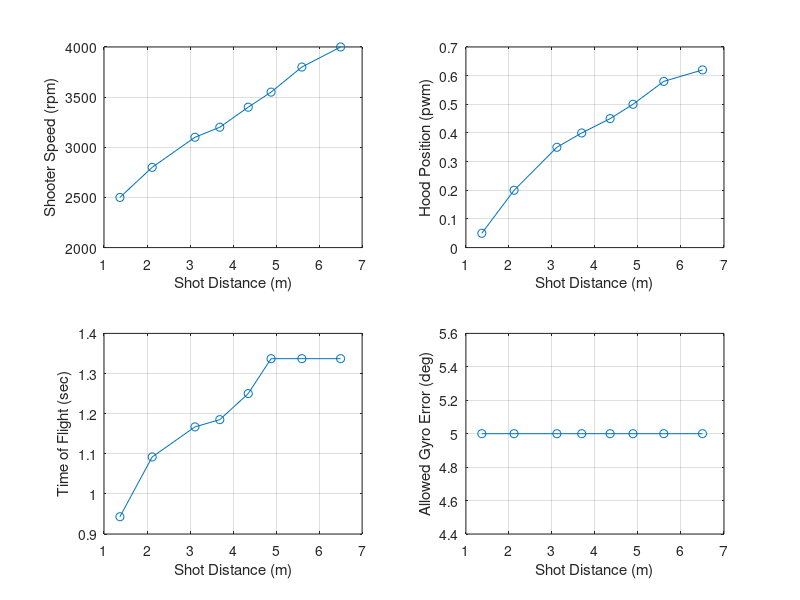

Write the MATLAB code that produced this figure.
%% Output Overrides
TEST_Output_Override_Flag = 0;
TEST_Transfer_Motor_DC_OV = 0;
TEST_Feeder_Motor_DC_OV = 0;
TEST_Shooter_Motor_DC_Left_OV = 0;
TEST_Shooter_Motor_DC_Center_OV = 0;
TEST_Shooter_Motor_DC_Right_OV = 0;
TEST_Desired_Hood_Enable_OV = 0;
TEST_Desired_Hood_Pos_OV = 0.05;
TEST_Intake_Arm_Motor_DC_OV = 0;
TEST_Intake_Roller_Motor_DC_OV = 0;

%% Field Element Position Data
Field_BlueAllianceZoneX = 182.11*0.0254;            % Meters
Field_RedAllianceZoneX = (651.22-182.11)*0.0254;    % Meters
Field_Blue_Hub_X = 182.11*0.0254;             % Meters
Field_Blue_Hub_Y = 158.84*0.0254;             % Meters
Field_Red_Hub_X =  (651.22-182.11)*0.0254;    % Meters
Field_Red_Hub_Y =  158.84*0.0254;             % Meters

%% Shooting Control Data
% Targets
Rebuilt_Transfer_Minimum_Factor = 0.8;
Rebuilt_Target_Transfer_Speed = 4000;   % rpm
Rebuilt_Negative_Feeder_Speed = -1000;
Rebuilt_Target_Feeder_Speed = Rebuilt_Target_Transfer_Speed*0.84;  % rpm
% (the 0.84 factor sets feeder belt linear speed to match transfer wheel surface linear speed)
% Assumes 4 inch diameter transfer wheels and 24 tooth pulleys driving the belts

% Condition Checks
Rebuilt_Shoot_Robot_Velocity_Max = 1;   % meter/second
Rebuilt_Shoot_Motor_Max_Error = 100;    % rpm
Rebuilt_Shoot_Hood_Pos_Max_Error = 0.03;    % pwm position

% Iteration error target threshold
Rebuilt_Shoot_Target_Error_Thresh = 0.1;    % Meters

Rebuilt_Des_Gyro_Shoot_Offset = -1;  % Degrees

% Distance (m)
Rebuilt_Shoot_Dist_0 = 1.370;
Rebuilt_Shoot_Dist_1 = 2.120;
Rebuilt_Shoot_Dist_2 = 3.115;
Rebuilt_Shoot_Dist_3 = 3.692;
Rebuilt_Shoot_Dist_4 = 4.353;
Rebuilt_Shoot_Dist_5 = 4.884;
Rebuilt_Shoot_Dist_6 = 5.6;
Rebuilt_Shoot_Dist_7 = 6.5;

% Desired_Shooter_Motor_Speed (rpm)
Rebuilt_Shoot_Shooter_Spd_0 = 2500;
Rebuilt_Shoot_Shooter_Spd_1 = 2800;
Rebuilt_Shoot_Shooter_Spd_2 = 3100;
Rebuilt_Shoot_Shooter_Spd_3 = 3200;
Rebuilt_Shoot_Shooter_Spd_4 = 3400;
Rebuilt_Shoot_Shooter_Spd_5 = 3550;
Rebuilt_Shoot_Shooter_Spd_6 = 3800;
Rebuilt_Shoot_Shooter_Spd_7 = 4000;

% Desired Hood Position (pwm)
Rebuilt_Shoot_Hood_Pos_0 = 0.05;
Rebuilt_Shoot_Hood_Pos_1 = 0.20;
Rebuilt_Shoot_Hood_Pos_2 = 0.35;
Rebuilt_Shoot_Hood_Pos_3 = 0.4;
Rebuilt_Shoot_Hood_Pos_4 = 0.45;
Rebuilt_Shoot_Hood_Pos_5 = 0.5;
Rebuilt_Shoot_Hood_Pos_6 = 0.58;
Rebuilt_Shoot_Hood_Pos_7 = 0.62;

% Time of Flight (sec)
Rebuilt_Shoot_TOF_0 = 0.943;
Rebuilt_Shoot_TOF_1 = 1.092;
Rebuilt_Shoot_TOF_2 = 1.167;
Rebuilt_Shoot_TOF_3 = 1.185;
Rebuilt_Shoot_TOF_4 = 1.250;
Rebuilt_Shoot_TOF_5 = 1.337;
Rebuilt_Shoot_TOF_6 = 1.337;
Rebuilt_Shoot_TOF_7 = 1.337;

% Allowed Gyro Error (degrees ... convert to radians in model)
Rebuilt_Shoot_Gyro_Err_0 = 5;
Rebuilt_Shoot_Gyro_Err_1 = 5;
Rebuilt_Shoot_Gyro_Err_2 = 5;
Rebuilt_Shoot_Gyro_Err_3 = 5;
Rebuilt_Shoot_Gyro_Err_4 = 5;
Rebuilt_Shoot_Gyro_Err_5 = 5;
Rebuilt_Shoot_Gyro_Err_6 = 5;
Rebuilt_Shoot_Gyro_Err_7 = 5;

% PLOT TABLES
    plot_dist     = [Rebuilt_Shoot_Dist_0 Rebuilt_Shoot_Dist_1 Rebuilt_Shoot_Dist_2 Rebuilt_Shoot_Dist_3 Rebuilt_Shoot_Dist_4 Rebuilt_Shoot_Dist_5 Rebuilt_Shoot_Dist_6 Rebuilt_Shoot_Dist_7];
    plot_shooter  = [Rebuilt_Shoot_Shooter_Spd_0 Rebuilt_Shoot_Shooter_Spd_1 Rebuilt_Shoot_Shooter_Spd_2 Rebuilt_Shoot_Shooter_Spd_3 Rebuilt_Shoot_Shooter_Spd_4 Rebuilt_Shoot_Shooter_Spd_5 Rebuilt_Shoot_Shooter_Spd_6 Rebuilt_Shoot_Shooter_Spd_7];
    plot_hood     = [Rebuilt_Shoot_Hood_Pos_0 Rebuilt_Shoot_Hood_Pos_1 Rebuilt_Shoot_Hood_Pos_2 Rebuilt_Shoot_Hood_Pos_3 Rebuilt_Shoot_Hood_Pos_4 Rebuilt_Shoot_Hood_Pos_5 Rebuilt_Shoot_Hood_Pos_6 Rebuilt_Shoot_Hood_Pos_7];
    plot_tof      = [Rebuilt_Shoot_TOF_0 Rebuilt_Shoot_TOF_1 Rebuilt_Shoot_TOF_2 Rebuilt_Shoot_TOF_3 Rebuilt_Shoot_TOF_4 Rebuilt_Shoot_TOF_5 Rebuilt_Shoot_TOF_6 Rebuilt_Shoot_TOF_7];
    plot_gyro_err = [Rebuilt_Shoot_Gyro_Err_0 Rebuilt_Shoot_Gyro_Err_1 Rebuilt_Shoot_Gyro_Err_2 Rebuilt_Shoot_Gyro_Err_3 Rebuilt_Shoot_Gyro_Err_4 Rebuilt_Shoot_Gyro_Err_5 Rebuilt_Shoot_Gyro_Err_6 Rebuilt_Shoot_Gyro_Err_7];
    
    figure(1)
    subplot(2,2,1)
    plot(plot_dist,plot_shooter,'-o')
    xlabel('Shot Distance (m)')
    ylabel('Shooter Speed (rpm)')
    grid on
    
    subplot(2,2,2)
    plot(plot_dist,plot_hood,'-o')
    xlabel('Shot Distance (m)')
    ylabel('Hood Position (pwm)')
    grid on
    
    subplot(2,2,3)
    plot(plot_dist,plot_tof,'-o')
    xlabel('Shot Distance (m)')
    ylabel('Time of Flight (sec)')
    grid on
    
    subplot(2,2,4)
    plot(plot_dist,plot_gyro_err,'-o')
    xlabel('Shot Distance (m)')
    ylabel('Allowed Gyro Error (deg)')
    grid on
    
    % need to clear from workspace so not included in code generation
    clear plot_dist plot_shooter plot_hood plot_tof plot_gyro_err

% Control Parameters to Calculate Duty Cycle
Rebuilt_Feeder_Motor_Gain_FF = 1/7854;

Rebuilt_Transfer_Motor_Gain_FF = 1/7854;
Rebuilt_Transfer_Motor_Gain_P = 0.0001;
Rebuilt_Transfer_Motor_Gain_I = 0.001*0.02;
Rebuilt_Transfer_Error_Integral_Enable = 300;

Rebuilt_Shooter_Motor_Gain_FF = 1/6048;
Rebuilt_Shooter_Motor_Gain_P = 0.0005;
Rebuilt_Shooter_Motor_Gain_I = 0.001*0.02;
Rebuilt_Shooter_Error_Integral_Enable = 300;

% Hood Position Servo Properties
Rebuilt_Hood_Servo_Pos_Min = 0.05;
Rebuilt_Hood_Servo_Pos_Max = 1;
Rebuilt_Hood_Servo_Rate_Limit_Inc = 32/50*0.02;   % no load 32 mm/sec, total stroke 50 mm
Rebuilt_Hood_Servo_Rate_Limit_Dec = -Rebuilt_Hood_Servo_Rate_Limit_Inc;

%% Intake
Rebuilt_Intake_Des_Angle_In = 0;
Rebuilt_Intake_Des_Angle_Out = 90;
Rebuilt_Intake_Cycle_Angle_In = 20;
Rebuilt_Intake_Cycle_Angle_Out = 70;

Rebuilt_Intake_Arm_Gain_P = 0;
Rebuilt_Intake_Arm_Gain_I = 0;
Rebuilt_Intake_Arm_Gain_D = 0;
Rebuilt_Intake_Arm_Integral_Enable = 0;

Rebuilt_Roller_Desired_Speed = 0;
Rebuilt_Roller_Motor_Gain_FF = 0;
Rebuilt_Roller_Motor_Gain_P = 0;
Rebuilt_Roller_Motor_Gain_I = 0;
Rebuilt_Roller_Error_Integral_Enable = 0;
